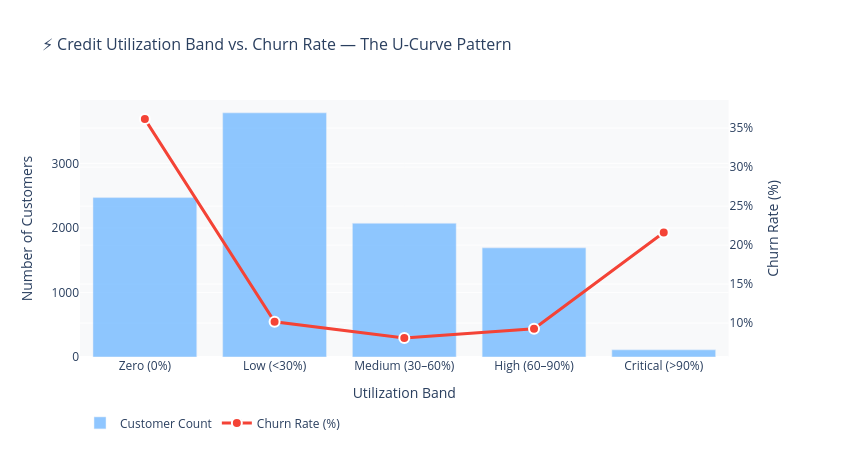

Write notebook code for a chart like this one.
### Markdown cell above
### 📌 Observation & Business Insight — Correlations

> **Key Correlation Findings:**
> - `Credit_Limit` and `Avg_Open_To_Buy` have a **near-perfect correlation (r ≈ 0.996)**. Including both in a linear model would cause **multicollinearity**. We will drop `Avg_Open_To_Buy`.
> - `Total_Trans_Amt` and `Total_Trans_Ct` are highly correlated (r ≈ 0.81) — both are strong predictors; we retain both as they capture distinct aspects (frequency vs. value).
> - Demographic features (age, dependent count) show **weak correlations** with behavioral features, confirming demographics alone cannot predict churn.

### Code cell
# Credit Utilization Band vs. Churn Rate
df['Util_Band'] = pd.cut(
    df['Avg_Utilization_Ratio'],
    bins=[-0.01, 0.001, 0.30, 0.60, 0.90, 1.01],
    labels=['Zero (0%)', 'Low (<30%)', 'Medium (30–60%)', 'High (60–90%)', 'Critical (>90%)']
)

util_churn = (
    df.groupby('Util_Band', observed=True)
    .agg(Count=('Attrition_Flag', 'count'),
         Churn_Rate=('Attrition_Flag', lambda x: (x == 'Attrited Customer').mean() * 100))
    .reset_index()
)

fig = make_subplots(specs=[[{'secondary_y': True}]])

fig.add_trace(go.Bar(
    x=util_churn['Util_Band'].astype(str), y=util_churn['Count'],
    name='Customer Count', marker_color='#74b9ff', opacity=0.8
), secondary_y=False)

fig.add_trace(go.Scatter(
    x=util_churn['Util_Band'].astype(str), y=util_churn['Churn_Rate'],
    name='Churn Rate (%)', mode='lines+markers',
    line=dict(color='#F44336', width=3),
    marker=dict(size=10, color='#F44336', line=dict(color='white', width=2))
), secondary_y=True)

fig.update_layout(
    title='⚡ Credit Utilization Band vs. Churn Rate — The U-Curve Pattern',
    title_font_size=16,
    xaxis_title='Utilization Band',
    paper_bgcolor='white', plot_bgcolor='#f8f9fa',
    legend=dict(orientation='h', y=-0.2),
    height=450, width=850
)
fig.update_yaxes(title_text='Number of Customers', secondary_y=False)
fig.update_yaxes(title_text='Churn Rate (%)', secondary_y=True, ticksuffix='%')
fig.show()

### Figure 1 — Plotly figure (JSON) as saved in the notebook; plotly's stock layout.template omitted (floating-point values rounded to 4 significant figures)
{"data": [{"marker": {"color": "#74b9ff"}, "name": "Customer Count", "opacity": 0.8, "type": "bar", "x": ["Zero (0%)", "Low (<30%)", "Medium (30–60%)", "High (60–90%)", "Critical (>90%)"], "xaxis": "x", "y": [2470, 3783, 2072, 1691, 111], "yaxis": "y"}, {"line": {"color": "#F44336", "width": 3}, "marker": {"color": "#F44336", "line": {"color": "white", "width": 2}, "size": 10}, "mode": "lines+markers", "name": "Churn Rate (%)", "type": "scatter", "x": ["Zero (0%)", "Low (<30%)", "Medium (30–60%)", "High (60–90%)", "Critical (>90%)"], "xaxis": "x", "y": [36.15, 10.18, 8.108, 9.284, 21.62], "yaxis": "y2"}], "layout": {"height": 450, "legend": {"orientation": "h", "y": -0.2}, "paper_bgcolor": "white", "plot_bgcolor": "#f8f9fa", "title": {"font": {"size": 16}, "text": "⚡ Credit Utilization Band vs. Churn Rate — The U-Curve Pattern"}, "width": 850, "xaxis": {"anchor": "y", "domain": [0, 0.94], "title": {"text": "Utilization Band"}}, "yaxis": {"anchor": "x", "domain": [0, 1], "title": {"text": "Number of Customers"}}, "yaxis2": {"anchor": "x", "overlaying": "y", "side": "right", "ticksuffix": "%", "title": {"text": "Churn Rate (%)"}}}}
